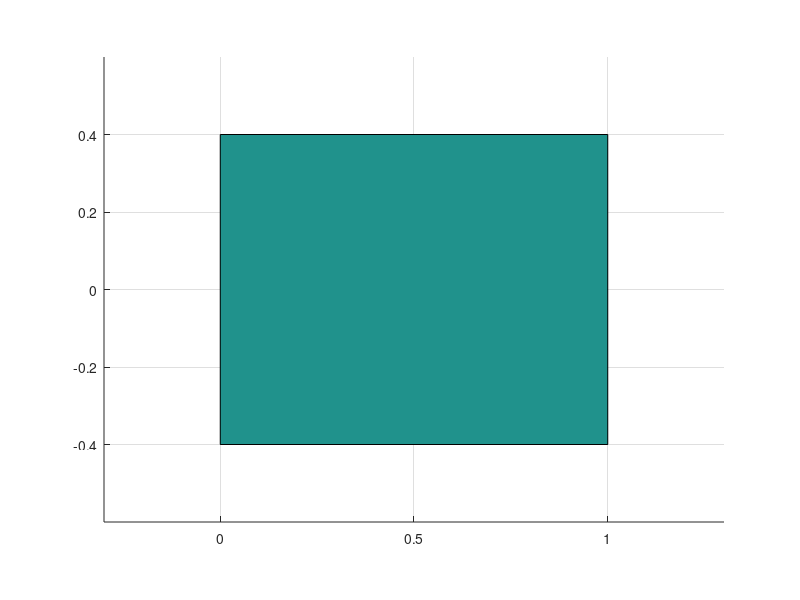

Recreate this plot in MATLAB. (Note: this script raises an error after producing the figure.)
clear all ; clf;

fig = figure(1)

ax = axis()
axis(ax,[-0.3 1.3 -0.6 0.6])
grid on;
axis equal
hold on

% plot table
corners.x = [0 1 1 0 ];
corners.y = [0.4 0.4 -0.4 -0.4];
patch(corners.x(:),corners.y(:),[1 1 1 1])

% define the robot parameters
links_length    = [0.3 0.3 0.15];
joints          = [ 0 0 0 ];
joints_lim      = [ -pi  pi ];
base_pose1      = struct('x',0.1,'y',-0.1,'yaw',-0.5);

% initiate the arm object
arm1 = RoboticArm2D(links_length,joints,base_pose1,joints_lim);
arm1.plotArm();

tic
% find path with Astar on the cartesian space
desired_pose = [0.3 0.3 pi];
proximity       = 0.05;
pose_res        = 0.05;
angle_res       = 0.05;
arm1.FindPathAstarPose(desired_pose,proximity,pose_res,angle_res)
arm1.plotPosePath();
t1 = toc;
tic
% find path with Astar on the joint space
desired_pose    = [0.3 0.3 pi];
proximity       = 0.05;
angle_res       = 0.05;
arm1.FindPathAstarJoints(desired_pose,proximity,angle_res)
arm1.plotJointPath();
t2 = toc;